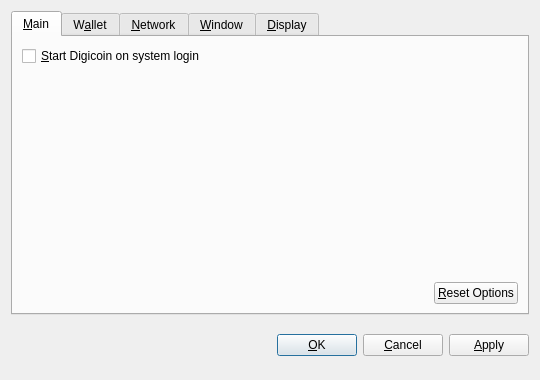
<?xml version="1.0" encoding="UTF-8"?>
<ui version="4.0">
 <class>OptionsDialog</class>
 <widget class="QDialog" name="OptionsDialog">
  <property name="geometry">
   <rect>
    <x>0</x>
    <y>0</y>
    <width>540</width>
    <height>380</height>
   </rect>
  </property>
  <property name="windowTitle">
   <string>Options</string>
  </property>
  <property name="modal">
   <bool>true</bool>
  </property>
  <layout class="QVBoxLayout" name="verticalLayout">
   <item>
    <widget class="QTabWidget" name="tabWidget">
     <property name="tabPosition">
      <enum>QTabWidget::North</enum>
     </property>
     <property name="currentIndex">
      <number>0</number>
     </property>
     <widget class="QWidget" name="tabMain">
      <attribute name="title">
       <string>&amp;Main</string>
      </attribute>
      <layout class="QVBoxLayout" name="verticalLayout_Main">
       <item>
        <widget class="QCheckBox" name="bitcoinAtStartup">
         <property name="toolTip">
          <string>Automatically start Digicoin after logging in to the system.</string>
         </property>
         <property name="text">
          <string>&amp;Start Digicoin on system login</string>
         </property>
        </widget>
       </item>
       <item>
        <spacer name="verticalSpacer_Main">
         <property name="orientation">
          <enum>Qt::Vertical</enum>
         </property>
         <property name="sizeHint" stdset="0">
          <size>
           <width>20</width>
           <height>40</height>
          </size>
         </property>
        </spacer>
       </item>
       <item>
        <layout class="QHBoxLayout" name="horizontalLayout_2_Main">
         <item>
          <spacer name="horizontalSpacer_2_Main">
           <property name="orientation">
            <enum>Qt::Horizontal</enum>
           </property>
           <property name="sizeHint" stdset="0">
            <size>
             <width>40</width>
             <height>20</height>
            </size>
           </property>
          </spacer>
         </item>
         <item>
          <widget class="QPushButton" name="resetButton">
           <property name="toolTip">
            <string>Reset all client options to default.</string>
           </property>
           <property name="text">
            <string>&amp;Reset Options</string>
           </property>
           <property name="autoDefault">
            <bool>false</bool>
           </property>
          </widget>
         </item>
        </layout>
       </item>
      </layout>
     </widget>
     <widget class="QWidget" name="tabWallet">
      <attribute name="title">
       <string>W&amp;allet</string>
      </attribute>
      <layout class="QVBoxLayout" name="verticalLayout_Network">
       <item>
        <widget class="QLabel" name="transactionFeeInfoLabel">
         <property name="text">
          <string>Optional transaction fee per kB that helps make sure your transactions are processed quickly. Most transactions are 1 kB.</string>
         </property>
         <property name="textFormat">
          <enum>Qt::PlainText</enum>
         </property>
         <property name="wordWrap">
          <bool>true</bool>
         </property>
        </widget>
       </item>
       <item>
        <layout class="QHBoxLayout" name="horizontalLayout_1_Main">
         <item>
          <widget class="QLabel" name="transactionFeeLabel">
           <property name="text">
            <string>Pay transaction &amp;fee</string>
           </property>
           <property name="textFormat">
            <enum>Qt::PlainText</enum>
           </property>
           <property name="buddy">
            <cstring>transactionFee</cstring>
           </property>
          </widget>
         </item>
         <item>
          <widget class="BitcoinAmountField" name="transactionFee"/>
         </item>
         <item>
          <spacer name="horizontalSpacer_1_Main">
           <property name="orientation">
            <enum>Qt::Horizontal</enum>
           </property>
           <property name="sizeHint" stdset="0">
            <size>
             <width>40</width>
             <height>20</height>
            </size>
           </property>
          </spacer>
         </item>
        </layout>
       </item>
       <item>
        <widget class="QLabel" name="label">
         <property name="text">
          <string>If you disable the spending of unconfirmed change, the change from a transaction cannot be used until that transaction has at least one confirmation. This also affects how your balance is computed.</string>
         </property>
         <property name="wordWrap">
          <bool>true</bool>
         </property>
        </widget>
       </item>
       <item>
        <widget class="QCheckBox" name="spendZeroConfChange">
         <property name="text">
          <string>Spend unconfirmed change  (experts only)</string>
         </property>
        </widget>
       </item>
       <item>
        <spacer name="verticalSpacer">
         <property name="orientation">
          <enum>Qt::Vertical</enum>
         </property>
         <property name="sizeHint" stdset="0">
          <size>
           <width>20</width>
           <height>40</height>
          </size>
         </property>
        </spacer>
       </item>
      </layout>
     </widget>
     <widget class="QWidget" name="tabNetwork">
      <attribute name="title">
       <string>&amp;Network</string>
      </attribute>
      <layout class="QVBoxLayout" name="verticalLayout_Network">
       <item>
        <widget class="QCheckBox" name="mapPortUpnp">
         <property name="toolTip">
          <string>Automatically open the Digicoin client port on the router. This only works when your router supports UPnP and it is enabled.</string>
         </property>
         <property name="text">
          <string>Map port using &amp;UPnP</string>
         </property>
        </widget>
       </item>
       <item>
        <widget class="QCheckBox" name="connectSocks">
         <property name="toolTip">
          <string>Connect to the Digicoin network through a SOCKS proxy (e.g. when connecting through Tor).</string>
         </property>
         <property name="text">
          <string>&amp;Connect through SOCKS proxy:</string>
         </property>
        </widget>
       </item>
       <item>
        <layout class="QHBoxLayout" name="horizontalLayout_Network">
         <item>
          <widget class="QLabel" name="proxyIpLabel">
           <property name="text">
            <string>Proxy &amp;IP:</string>
           </property>
           <property name="textFormat">
            <enum>Qt::PlainText</enum>
           </property>
           <property name="buddy">
            <cstring>proxyIp</cstring>
           </property>
          </widget>
         </item>
         <item>
          <widget class="QValidatedLineEdit" name="proxyIp">
           <property name="maximumSize">
            <size>
             <width>140</width>
             <height>16777215</height>
            </size>
           </property>
           <property name="toolTip">
            <string>IP address of the proxy (e.g. 127.0.0.1)</string>
           </property>
          </widget>
         </item>
         <item>
          <widget class="QLabel" name="proxyPortLabel">
           <property name="text">
            <string>&amp;Port:</string>
           </property>
           <property name="textFormat">
            <enum>Qt::PlainText</enum>
           </property>
           <property name="buddy">
            <cstring>proxyPort</cstring>
           </property>
          </widget>
         </item>
         <item>
          <widget class="QLineEdit" name="proxyPort">
           <property name="maximumSize">
            <size>
             <width>55</width>
             <height>16777215</height>
            </size>
           </property>
           <property name="toolTip">
            <string>Port of the proxy (e.g. 9050)</string>
           </property>
          </widget>
         </item>
         <item>
          <widget class="QLabel" name="socksVersionLabel">
           <property name="text">
            <string>SOCKS &amp;Version:</string>
           </property>
           <property name="textFormat">
            <enum>Qt::PlainText</enum>
           </property>
           <property name="buddy">
            <cstring>socksVersion</cstring>
           </property>
          </widget>
         </item>
         <item>
          <widget class="QValueComboBox" name="socksVersion">
           <property name="toolTip">
            <string>SOCKS version of the proxy (e.g. 5)</string>
           </property>
          </widget>
         </item>
         <item>
          <spacer name="horizontalSpacer_Network">
           <property name="orientation">
            <enum>Qt::Horizontal</enum>
           </property>
           <property name="sizeHint" stdset="0">
            <size>
             <width>40</width>
             <height>20</height>
            </size>
           </property>
          </spacer>
         </item>
        </layout>
       </item>
       <item>
        <spacer name="verticalSpacer_Network">
         <property name="orientation">
          <enum>Qt::Vertical</enum>
         </property>
         <property name="sizeHint" stdset="0">
          <size>
           <width>20</width>
           <height>40</height>
          </size>
         </property>
        </spacer>
       </item>
      </layout>
     </widget>
     <widget class="QWidget" name="tabWindow">
      <attribute name="title">
       <string>&amp;Window</string>
      </attribute>
      <layout class="QVBoxLayout" name="verticalLayout_Window">
       <item>
        <widget class="QCheckBox" name="minimizeToTray">
         <property name="toolTip">
          <string>Show only a tray icon after minimizing the window.</string>
         </property>
         <property name="text">
          <string>&amp;Minimize to the tray instead of the taskbar</string>
         </property>
        </widget>
       </item>
       <item>
        <widget class="QCheckBox" name="minimizeOnClose">
         <property name="toolTip">
          <string>Minimize instead of exit the application when the window is closed. When this option is enabled, the application will be closed only after selecting Quit in the menu.</string>
         </property>
         <property name="text">
          <string>M&amp;inimize on close</string>
         </property>
        </widget>
       </item>
       <item>
        <spacer name="verticalSpacer_Window">
         <property name="orientation">
          <enum>Qt::Vertical</enum>
         </property>
         <property name="sizeHint" stdset="0">
          <size>
           <width>20</width>
           <height>40</height>
          </size>
         </property>
        </spacer>
       </item>
      </layout>
     </widget>
     <widget class="QWidget" name="tabDisplay">
      <attribute name="title">
       <string>&amp;Display</string>
      </attribute>
      <layout class="QVBoxLayout" name="verticalLayout_Display">
       <item>
        <layout class="QHBoxLayout" name="horizontalLayout_1_Display">
         <item>
          <widget class="QLabel" name="langLabel">
           <property name="text">
            <string>User Interface &amp;language:</string>
           </property>
           <property name="textFormat">
            <enum>Qt::PlainText</enum>
           </property>
           <property name="buddy">
            <cstring>lang</cstring>
           </property>
          </widget>
         </item>
         <item>
          <widget class="QValueComboBox" name="lang">
           <property name="toolTip">
            <string>The user interface language can be set here. This setting will take effect after restarting Digicoin.</string>
           </property>
          </widget>
         </item>
        </layout>
       </item>
       <item>
        <layout class="QHBoxLayout" name="horizontalLayout_2_Display">
         <item>
          <widget class="QLabel" name="unitLabel">
           <property name="text">
            <string>&amp;Unit to show amounts in:</string>
           </property>
           <property name="textFormat">
            <enum>Qt::PlainText</enum>
           </property>
           <property name="buddy">
            <cstring>unit</cstring>
           </property>
          </widget>
         </item>
         <item>
          <widget class="QValueComboBox" name="unit">
           <property name="toolTip">
            <string>Choose the default subdivision unit to show in the interface and when sending coins.</string>
           </property>
          </widget>
         </item>
        </layout>
       </item>
       <item>
        <widget class="QCheckBox" name="displayAddresses">
         <property name="toolTip">
          <string>Whether to show Digicoin addresses in the transaction list or not.</string>
         </property>
         <property name="text">
          <string>&amp;Display addresses in transaction list</string>
         </property>
        </widget>
       </item>
       <item>
        <widget class="QCheckBox" name="coinControlFeatures">
         <property name="toolTip">
          <string>Whether to show coin control features or not.</string>
         </property>
         <property name="text">
          <string>Display coin &amp;control features (experts only!)</string>
         </property>
        </widget>
       </item>
       <item>
        <spacer name="verticalSpacer_Display">
         <property name="orientation">
          <enum>Qt::Vertical</enum>
         </property>
         <property name="sizeHint" stdset="0">
          <size>
           <width>20</width>
           <height>40</height>
          </size>
         </property>
        </spacer>
       </item>
      </layout>
     </widget>
    </widget>
   </item>
   <item>
    <layout class="QHBoxLayout" name="horizontalLayout_Buttons">
     <item>
      <spacer name="horizontalSpacer_1">
       <property name="orientation">
        <enum>Qt::Horizontal</enum>
       </property>
       <property name="sizeHint" stdset="0">
        <size>
         <width>40</width>
         <height>48</height>
        </size>
       </property>
      </spacer>
     </item>
     <item>
      <widget class="QLabel" name="statusLabel">
       <property name="font">
        <font>
         <weight>75</weight>
         <bold>true</bold>
        </font>
       </property>
       <property name="text">
        <string/>
       </property>
       <property name="textFormat">
        <enum>Qt::PlainText</enum>
       </property>
       <property name="wordWrap">
        <bool>true</bool>
       </property>
      </widget>
     </item>
     <item>
      <spacer name="horizontalSpacer_2">
       <property name="orientation">
        <enum>Qt::Horizontal</enum>
       </property>
       <property name="sizeHint" stdset="0">
        <size>
         <width>40</width>
         <height>48</height>
        </size>
       </property>
      </spacer>
     </item>
     <item>
      <widget class="QPushButton" name="okButton">
       <property name="text">
        <string>&amp;OK</string>
       </property>
      </widget>
     </item>
     <item>
      <widget class="QPushButton" name="cancelButton">
       <property name="text">
        <string>&amp;Cancel</string>
       </property>
       <property name="autoDefault">
        <bool>false</bool>
       </property>
      </widget>
     </item>
     <item>
      <widget class="QPushButton" name="applyButton">
       <property name="text">
        <string>&amp;Apply</string>
       </property>
       <property name="autoDefault">
        <bool>false</bool>
       </property>
      </widget>
     </item>
    </layout>
   </item>
  </layout>
 </widget>
 <customwidgets>
  <customwidget>
   <class>BitcoinAmountField</class>
   <extends>QSpinBox</extends>
   <header>bitcoinamountfield.h</header>
  </customwidget>
  <customwidget>
   <class>QValueComboBox</class>
   <extends>QComboBox</extends>
   <header>qvaluecombobox.h</header>
  </customwidget>
  <customwidget>
   <class>QValidatedLineEdit</class>
   <extends>QLineEdit</extends>
   <header>qvalidatedlineedit.h</header>
  </customwidget>
 </customwidgets>
 <resources/>
 <connections/>
</ui>
